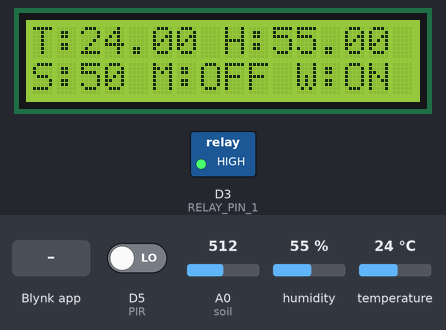
A sketch run on a simulated ESP8266 (NodeMCU). Parts: 16×2 character LCD, switched loads named in the sketch (green lamp = pin HIGH). The inputs (shaded band) are chosen by the test bench; at power-on: A0 (soil) = 512, humidity 55 %, temperature 24 °C, D5 (PIR) LOW. WiFi joins after 1.5 s; servers stay silent unless stated.

Above: at 6.1 s.
6.2 s: A0 (soil) set to 7
At 7.1 s:
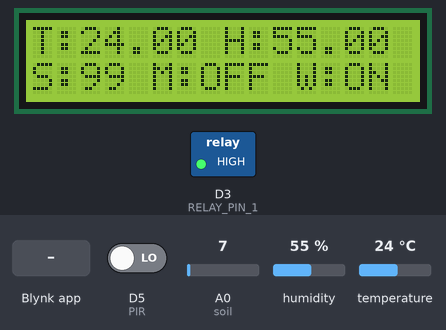
7.7 s: A0 (soil) set to 4
At 8.21 s:
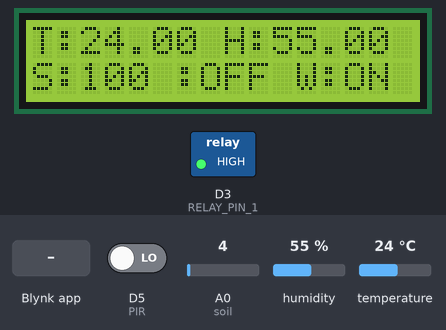
10.5 s: Blynk app writes 1 to V6
At 11.21 s:
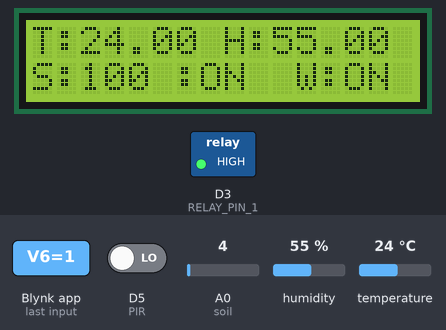
13.0 s: humidity set to 22 %
At 13.71 s:
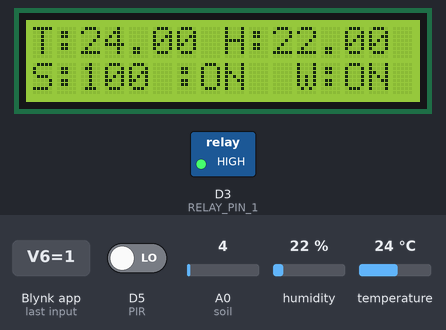
14.9 s: temperature set to 12 °C
At 16.21 s:
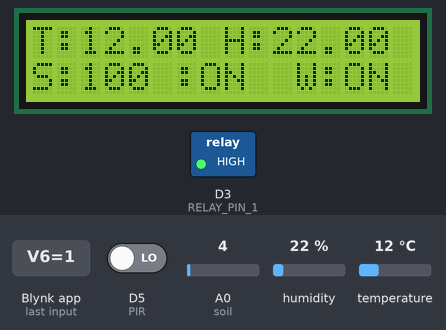
17.0 s: humidity set to 40 %
At 18.21 s:
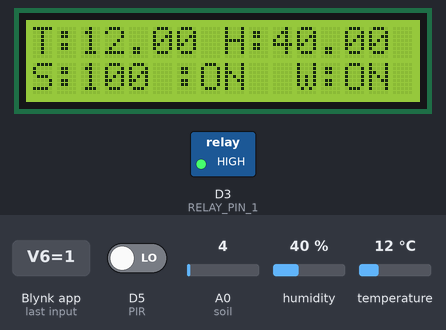
Timing chart, 0 to 20.0 s (numbered marks = the images above; inputs shaded):
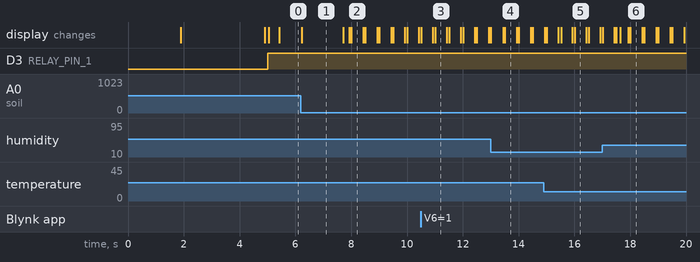

Measured:
- the behaviour switches between 6 and 5 on A0 (soil) (found by bisection; images 1 and 2)
- after the input at 6.2 s, the display: changes at once (image 1)
- after the input at 7.7 s, the display: changes at once (image 2)
- after the input at 10.5 s, the display: first differs from a run without the input after 0.43 s (image 3 shows a later state)
- after the input at 13.0 s, the display: first differs from a run without the input after 0.45 s (image 4 shows a later state)
- after the input at 14.9 s, the display: first differs from a run without the input after 0.64 s (image 5)
- after the input at 17.0 s, the display: first differs from a run without the input after 0.64 s (image 6)

The sketch:

Zarin_Plant_project.ino
```cpp
#define BLYNK_TEMPLATE_ID "TMPL64XQsnI9K"
#define BLYNK_TEMPLATE_NAME "Smart Plant"
#include <Wire.h>
#include <LiquidCrystal_I2C.h>
#include <ESP8266WiFi.h>
#include <BlynkSimpleEsp8266.h>
#include <DHT.h>

LiquidCrystal_I2C lcd(0x27, 16, 2);
char auth[] = "aR6rqS9I_2zu8bliktastOUJjuekpoTh";
char ssid[] = "CUET--Students";
char pass[] = "1020304050";

DHT dht(D4, DHT11);
BlynkTimer timer;

#define soil A0
#define PIR D5
int PIR_ToggleValue;

#define RELAY_PIN_1       D3
#define VPIN_BUTTON_1    V12

//Create three variables for pressure
double T, P;
char status;
bool motorState = false;

void setup() {
  Serial.begin(9600);
  lcd.begin();
  lcd.backlight();
  pinMode(PIR, INPUT);
  pinMode(RELAY_PIN_1, OUTPUT);
  digitalWrite(RELAY_PIN_1, LOW);
  Blynk.begin(auth, ssid, pass);
  dht.begin();

  lcd.setCursor(0, 0);
  lcd.print("  Initializing  ");
  for (int a = 5; a <= 10; a++) {
    lcd.setCursor(0, 1);
    lcd.print(".");
    delay(500);
  }
  lcd.clear();
  lcd.setCursor(11, 1);
  lcd.print("W:OFF");

  timer.setInterval(100L, soilMoistureSensor);
  timer.setInterval(100L, DHT11sensor);
  timer.setInterval(500L, checkPIRToggle);
}

void DHT11sensor() {
  float h = dht.readHumidity();
  float t = dht.readTemperature();

  if (isnan(h) || isnan(t)) {
    Serial.println("Failed to read from DHT sensor!");
    return;
  }
  Blynk.virtualWrite(V0, t);
  Blynk.virtualWrite(V1, h);

  lcd.setCursor(0, 0);
  lcd.print("T:");
  lcd.print(t);

  lcd.setCursor(8, 0);
  lcd.print("H:");
  lcd.print(h);
}

void soilMoistureSensor() {
  int value = analogRead(soil);
  if (value < 1024) {
    if (!motorState) {
      digitalWrite(RELAY_PIN_1, HIGH); // Turn the motor pump on
      lcd.setCursor(11, 1);
      lcd.print("W:ON ");
      motorState = true;
    }
  } else {
    if (motorState) {
      digitalWrite(RELAY_PIN_1, LOW); // Turn the motor pump off
      lcd.setCursor(11, 1);
      lcd.print("W:OFF");
      motorState = false;
    }
  }
  value = map(value, 0, 1024, 0, 100);
  value = (value - 100) * -1;
  Blynk.virtualWrite(V3, value);
  lcd.setCursor(0, 1);
  lcd.print("S:");
  lcd.print(value);
  lcd.print(" ");
}

void checkPIRToggle() {
  if (PIR_ToggleValue == 1) {
    lcd.setCursor(5, 1);
    lcd.print("M:ON ");
    PIRsensor();
  } else {
    lcd.setCursor(5, 1);
    lcd.print("M:OFF");
    WidgetLED LED(V5);
    LED.off();
  }
}

void PIRsensor() {
  bool value = digitalRead(PIR);
  if (value) {
    Blynk.logEvent("pirmotion", "WARNING! Motion Detected!");
    WidgetLED LED(V5);
    LED.on();
  } else {
    WidgetLED LED(V5);
    LED.off();
  }
}

BLYNK_WRITE(V6) {
  PIR_ToggleValue = param.asInt();
}

BLYNK_CONNECTED() {
  Blynk.syncVirtual(V6);
}

void loop() {
  Blynk.run();
  timer.run();
}
```
